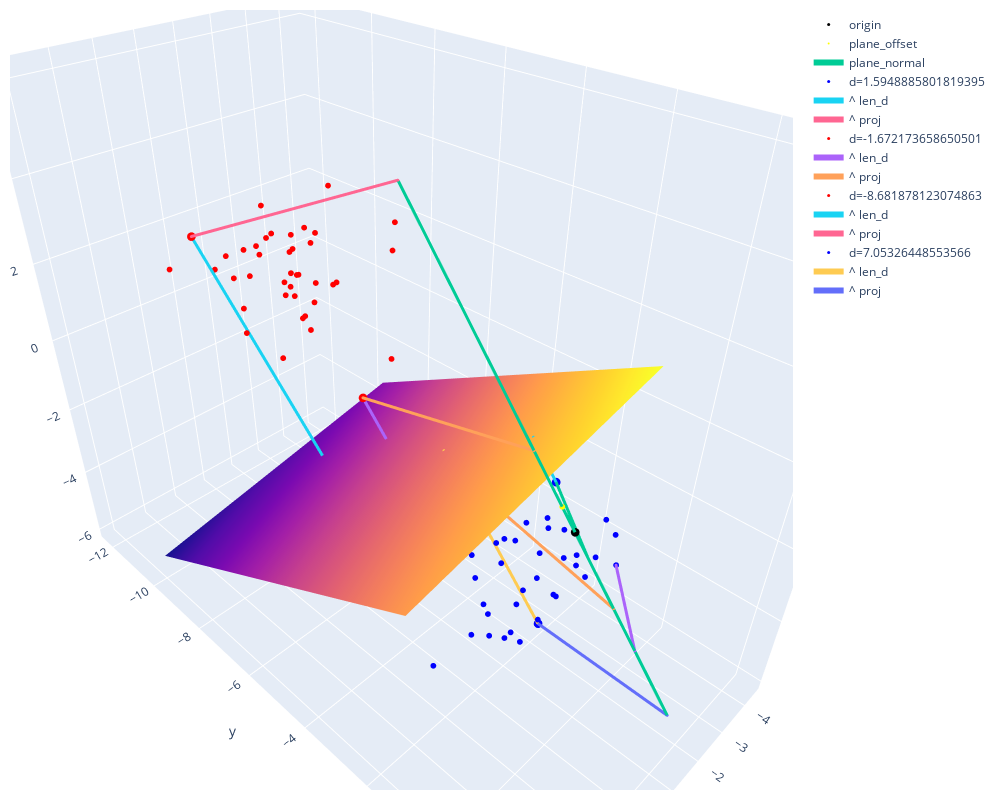

Source (notebook cell):
### Code cell
with ThreeDFigure() as fig: #trafo, back_trafo, swap_axes="xz"
    plane_offset = decision_plane.project([0,0,0]) #point where plane == plane.normal (plane doesn't need to go through [0,0,0])
    fig.add_markers([0,0,0], size=3, name="origin") #coordinate center
    fig.add_markers(plane_offset, name="plane_offset", color="yellow")
    fig.add_line(plane_offset+decision_plane.normal*minneg, plane_offset+decision_plane.normal*maxpos, name="plane_normal") 
    for point, side in zip(X, y):
        if trafo(point)[0] in [minneg, maxneg, minpos, maxpos]:
            fig.add_markers(point, color="blue" if side else "red", name="d="+str(trafo(point)[0]), size=3)
            fig.add_line(point, back_trafo([0, trafo(point)[1], trafo(point)[2]]), name="^ len_d",)            
            fig.add_line(point, ortho_projection_affine(point, decision_plane.normal), name="^ proj")
        else:
            fig.add_markers(point, color="blue" if side else "red", name=str(trafo(point)[0]), showlegend=False)
    xx, yy = make_meshgrid(minx=minx, miny=miny, maxx=maxx, maxy=maxy, margin=0.1)
    fig.add_surface(xx, yy, decision_plane.z) #decision hyperplane
    fig.add_sample_projections(X, decision_plane.normal, n_samples=3, showlegend=False)

### Figure 1 — Plotly figure (JSON) as saved in the notebook; plotly's stock layout.template omitted (floating-point values rounded to 4 significant figures; data arrays with more than 128 entries replaced by an {"elided": "..."} marker saying what was removed)
{"data": [{"marker": {"color": "black", "line": {"width": 0}, "size": 3}, "mode": "markers", "name": "origin", "type": "scatter3d", "x": [0], "y": [0], "z": [0]}, {"marker": {"color": "yellow", "line": {"width": 0}, "size": 2}, "mode": "markers", "name": "plane_offset", "type": "scatter3d", "x": [0.1046], "y": [-0.2674], "z": [0.5043]}, {"line": {"width": 6}, "marker": {"size": 1}, "name": "plane_normal", "type": "scatter3d", "x": [1.254, -0.8294], "y": [-3.208, 2.121], "z": [6.049, -4.0]}, {"marker": {"color": "blue", "line": {"width": 0}, "size": 2}, "mode": "markers", "name": "4.520114883720968", "showlegend": false, "type": "scatter3d", "x": [0.04201], "y": [-1.29], "z": [-3.848]}, {"marker": {"color": "blue", "line": {"width": 0}, "size": 3}, "mode": "markers", "name": "d=1.5948885801819395", "type": "scatter3d", "x": [-2.134], "y": [-1.905], "z": [-1.249]}, {"line": {"width": 6}, "marker": {"size": 1}, "name": "^ len_d", "type": "scatter3d", "x": [-2.134, -1.923], "y": [-1.905, -2.445], "z": [-1.249, -0.2301]}, {"line": {"width": 6}, "marker": {"size": 1}, "name": "^ proj", "type": "scatter3d", "x": [-2.134, -0.1066], "y": [-1.905, 0.2727], "z": [-1.249, -0.5142]}, {"marker": {"color": "blue", "line": {"width": 0}, "size": 2}, "mode": "markers", "name": "3.7301484911727187", "showlegend": false, "type": "scatter3d", "x": [-2.644], "y": [-2.291], "z": [-3.153]}, {"marker": {"color": "red", "line": {"width": 0}, "size": 2}, "mode": "markers", "name": "-5.746006988493775", "showlegend": false, "type": "scatter3d", "x": [-1.84], "y": [-10.38], "z": [0.4023]}, {"marker": {"color": "red", "line": {"width": 0}, "size": 2}, "mode": "markers", "name": "-5.607492308123175", "showlegend": false, "type": "scatter3d", "x": [-1.616], "y": [-8.87], "z": [1.041]}, {"marker": {"color": "blue", "line": {"width": 0}, "size": 2}, "mode": "markers", "name": "2.466238743675937", "showlegend": false, "type": "scatter3d", "x": [-1.608], "y": [-2.186], "z": [-2.244]}, {"marker": {"color": "blue", "line": {"width": 0}, "size": 2}, "mode": "markers", "name": "3.8377485681363708", "showlegend": false, "type": "scatter3d", "x": [-1.723], "y": [-0.8964], "z": [-2.696]}, {"marker": {"color": "red", "line": {"width": 0}, "size": 2}, "mode": "markers", "name": "-3.8077704693270342", "showlegend": false, "type": "scatter3d", "x": [-0.7717], "y": [-9.265], "z": [-0.8654]}, {"marker": {"color": "blue", "line": {"width": 0}, "size": 2}, "mode": "markers", "name": "3.6738384889315974", "showlegend": false, "type": "scatter3d", "x": [-0.6713], "y": [-0.6319], "z": [-2.635]}, {"marker": {"color": "blue", "line": {"width": 0}, "size": 2}, "mode": "markers", "name": "3.4461085535950455", "showlegend": false, "type": "scatter3d", "x": [-1.598], "y": [-1.752], "z": [-2.844]}, {"marker": {"color": "red", "line": {"width": 0}, "size": 2}, "mode": "markers", "name": "-7.271666188253219", "showlegend": false, "type": "scatter3d", "x": [-1.876], "y": [-9.501], "z": [2.168]}, {"marker": {"color": "red", "line": {"width": 0}, "size": 2}, "mode": "markers", "name": "-6.020527403032154", "showlegend": false, "type": "scatter3d", "x": [1.305], "y": [-7.646], "z": [1.434]}, {"marker": {"color": "blue", "line": {"width": 0}, "size": 2}, "mode": "markers", "name": "3.40328499127193", "showlegend": false, "type": "scatter3d", "x": [-0.5587], "y": [-2.654], "z": [-3.502]}, {"marker": {"color": "blue", "line": {"width": 0}, "size": 2}, "mode": "markers", "name": "3.4984063132244936", "showlegend": false, "type": "scatter3d", "x": [-0.5371], "y": [-1.351], "z": [-2.896]}, {"marker": {"color": "blue", "line": {"width": 0}, "size": 2}, "mode": "markers", "name": "5.3995250260365015", "showlegend": false, "type": "scatter3d", "x": [-2.428], "y": [-2.3], "z": [-4.615]}, {"marker": {"color": "red", "line": {"width": 0}, "size": 2}, "mode": "markers", "name": "-8.158249044266393", "showlegend": false, "type": "scatter3d", "x": [-2.189], "y": [-8.93], "z": [3.285]}, {"marker": {"color": "red", "line": {"width": 0}, "size": 2}, "mode": "markers", "name": "-7.365037799061335", "showlegend": false, "type": "scatter3d", "x": [-1.239], "y": [-10.6], "z": [1.532]}, {"marker": {"color": "red", "line": {"width": 0}, "size": 3}, "mode": "markers", "name": "d=-1.672173658650501", "type": "scatter3d", "x": [-1.549], "y": [-7.25], "z": [-1.442]}, {"line": {"width": 6}, "marker": {"size": 1}, "name": "^ len_d", "type": "scatter3d", "x": [-1.549, -1.771], "y": [-7.25, -6.684], "z": [-1.442, -2.509]}, {"line": {"width": 6}, "marker": {"size": 1}, "name": "^ proj", "type": "scatter3d", "x": [-1.549, 0.326], "y": [-7.25, -0.8337], "z": [-1.442, 1.572]}, {"marker": {"color": "blue", "line": {"width": 0}, "size": 2}, "mode": "markers", "name": "3.191879320949031", "showlegend": false, "type": "scatter3d", "x": [-1.658], "y": [-2.469], "z": [-2.997]}, {"marker": {"color": "red", "line": {"width": 0}, "size": 2}, "mode": "markers", "name": "-5.669575638253049", "showlegend": false, "type": "scatter3d", "x": [-0.7772], "y": [-10.73], "z": [-0.0647]}, {"marker": {"color": "blue", "line": {"width": 0}, "size": 2}, "mode": "markers", "name": "3.958669718050279", "showlegend": false, "type": "scatter3d", "x": [-0.2077], "y": [-0.6905], "z": [-3.003]}, {"marker": {"color": "red", "line": {"width": 0}, "size": 2}, "mode": "markers", "name": "-2.4473865495797464", "showlegend": false, "type": "scatter3d", "x": [-2.209], "y": [-6.931], "z": [-0.4799]}, {"marker": {"color": "red", "line": {"width": 0}, "size": 2}, "mode": "markers", "name": "-6.941045759933376", "showlegend": false, "type": "scatter3d", "x": [-2.109], "y": [-9.394], "z": [1.994]}, {"marker": {"color": "blue", "line": {"width": 0}, "size": 2}, "mode": "markers", "name": "4.784689805566597", "showlegend": false, "type": "scatter3d", "x": [-0.318], "y": [-1.401], "z": [-4.056]}, {"marker": {"color": "blue", "line": {"width": 0}, "size": 2}, "mode": "markers", "name": "3.3011286811211873", "showlegend": false, "type": "scatter3d", "x": [-1.762], "y": [-2.847], "z": [-3.268]}, {"marker": {"color": "red", "line": {"width": 0}, "size": 2}, "mode": "markers", "name": "-5.949796276013884", "showlegend": false, "type": "scatter3d", "x": [-1.699], "y": [-9.614], "z": [0.9537]}, {"marker": {"color": "red", "line": {"width": 0}, "size": 2}, "mode": "markers", "name": "-7.633541511889574", "showlegend": false, "type": "scatter3d", "x": [-0.8996], "y": [-9.699], "z": [2.167]}, {"marker": {"color": "red", "line": {"width": 0}, "size": 3}, "mode": "markers", "name": "d=-8.681878123074863", "type": "scatter3d", "x": [0.1266], "y": [-11.22], "z": [2.034]}, {"line": {"width": 6}, "marker": {"size": 1}, "name": "^ len_d", "type": "scatter3d", "x": [0.1266, -1.023], "y": [-11.22, -8.279], "z": [2.034, -3.51]}, {"line": {"width": 6}, "marker": {"size": 1}, "name": "^ proj", "type": "scatter3d", "x": [0.1266, 1.254], "y": [-11.22, -3.208], "z": [2.034, 6.049]}, {"marker": {"color": "blue", "line": {"width": 0}, "size": 2}, "mode": "markers", "name": "3.921151454246934", "showlegend": false, "type": "scatter3d", "x": [-3.279], "y": [-1.228], "z": [-2.619]}, {"marker": {"color": "red", "line": {"width": 0}, "size": 2}, "mode": "markers", "name": "-7.602513543783251", "showlegend": false, "type": "scatter3d", "x": [-0.5448], "y": [-10.13], "z": [1.836]}, {"marker": {"color": "red", "line": {"width": 0}, "size": 2}, "mode": "markers", "name": "-5.821540734294297", "showlegend": false, "type": "scatter3d", "x": [-1.999], "y": [-10.06], "z": [0.6682]}, {"marker": {"color": "blue", "line": {"width": 0}, "size": 2}, "mode": "markers", "name": "4.245400161301274", "showlegend": false, "type": "scatter3d", "x": [-0.692], "y": [-1.589], "z": [-3.622]}, {"marker": {"color": "blue", "line": {"width": 0}, "size": 2}, "mode": "markers", "name": "5.022144865027489", "showlegend": false, "type": "scatter3d", "x": [-0.2605], "y": [-1.922], "z": [-4.544]}, {"marker": {"color": "blue", "line": {"width": 0}, "size": 2}, "mode": "markers", "name": "2.3569405177764247", "showlegend": false, "type": "scatter3d", "x": [-1.72], "y": [-1.741], "z": [-1.892]}, {"marker": {"color": "blue", "line": {"width": 0}, "size": 2}, "mode": "markers", "name": "2.0016263494059543", "showlegend": false, "type": "scatter3d", "x": [-0.5416], "y": [-2.586], "z": [-2.284]}, {"marker": {"color": "blue", "line": {"width": 0}, "size": 2}, "mode": "markers", "name": "5.15491041119471", "showlegend": false, "type": "scatter3d", "x": [-3.144], "y": [-1.262], "z": [-3.709]}, {"marker": {"color": "blue", "line": {"width": 0}, "size": 2}, "mode": "markers", "name": "1.8056313164779711", "showlegend": false, "type": "scatter3d", "x": [1.986], "y": [-0.6218], "z": [-1.601]}, {"marker": {"color": "red", "line": {"width": 0}, "size": 2}, "mode": "markers", "name": "-6.668849146982611", "showlegend": false, "type": "scatter3d", "x": [-0.7782], "y": [-10.33], "z": [0.9933]}, {"marker": {"color": "blue", "line": {"width": 0}, "size": 2}, "mode": "markers", "name": "4.968484481852238", "showlegend": false, "type": "scatter3d", "x": [-2.354], "y": [-1.001], "z": [-3.577]}, {"marker": {"color": "blue", "line": {"width": 0}, "size": 2}, "mode": "markers", "name": "2.688786721768477", "showlegend": false, "type": "scatter3d", "x": [0.5324], "y": [-3.307], "z": [-3.47]}, {"marker": {"color": "blue", "line": {"width": 0}, "size": 2}, "mode": "markers", "name": "5.755647459807685", "showlegend": false, "type": "scatter3d", "x": [-0.7956], "y": [-1.466], "z": [-4.812]}, {"marker": {"color": "red", "line": {"width": 0}, "size": 2}, "mode": "markers", "name": "-7.372852476574748", "showlegend": false, "type": "scatter3d", "x": [-1.958], "y": [-10.92], "z": [1.518]}, {"marker": {"color": "red", "line": {"width": 0}, "size": 2}, "mode": "markers", "name": "-4.57058330449036", "showlegend": false, "type": "scatter3d", "x": [-0.8466], "y": [-8.203], "z": [0.3586]}, {"marker": {"color": "red", "line": {"width": 0}, "size": 2}, "mode": "markers", "name": "-7.430451578462039", "showlegend": false, "type": "scatter3d", "x": [-0.9541], "y": [-11.52], "z": [1.04]}, {"marker": {"color": "red", "line": {"width": 0}, "size": 2}, "mode": "markers", "name": "-7.419509790003496", "showlegend": false, "type": "scatter3d", "x": [-1.167], "y": [-9.111], "z": [2.353]}, {"marker": {"color": "red", "line": {"width": 0}, "size": 2}, "mode": "markers", "name": "-5.3274300819040725", "showlegend": false, "type": "scatter3d", "x": [-1.619], "y": [-9.718], "z": [0.3556]}, {"marker": {"color": "blue", "line": {"width": 0}, "size": 2}, "mode": "markers", "name": "1.8169224904766033", "showlegend": false, "type": "scatter3d", "x": [2.815], "y": [-0.7715], "z": [-1.862]}, {"marker": {"color": "red", "line": {"width": 0}, "size": 2}, "mode": "markers", "name": "-6.434921637677169", "showlegend": false, "type": "scatter3d", "x": [-2.468], "y": [-10.9], "z": [0.8398]}, {"marker": {"color": "blue", "line": {"width": 0}, "size": 2}, "mode": "markers", "name": "3.270813135080593", "showlegend": false, "type": "scatter3d", "x": [-2.611], "y": [-3.618], "z": [-3.476]}, {"marker": {"color": "blue", "line": {"width": 0}, "size": 2}, "mode": "markers", "name": "4.721306065100253", "showlegend": false, "type": "scatter3d", "x": [-2.632], "y": [-0.4599], "z": [-3.023]}, {"marker": {"color": "blue", "line": {"width": 0}, "size": 2}, "mode": "markers", "name": "1.9402909055398267", "showlegend": false, "type": "scatter3d", "x": [-0.2737], "y": [-3.075], "z": [-2.547]}, {"marker": {"color": "red", "line": {"width": 0}, "size": 2}, "mode": "markers", "name": "-7.11221720721271", "showlegend": false, "type": "scatter3d", "x": [-0.8563], "y": [-8.682], "z": [2.256]}, {"marker": {"color": "blue", "line": {"width": 0}, "size": 2}, "mode": "markers", "name": "3.1372827704479316", "showlegend": false, "type": "scatter3d", "x": [0.5109], "y": [-1.412], "z": [-2.84]}, {"marker": {"color": "blue", "line": {"width": 0}, "size": 2}, "mode": "markers", "name": "4.509937431960705", "showlegend": false, "type": "scatter3d", "x": [-3.363], "y": [-0.9825], "z": [-2.97]}, {"marker": {"color": "red", "line": {"width": 0}, "size": 2}, "mode": "markers", "name": "-5.169995378829167", "showlegend": false, "type": "scatter3d", "x": [-3.624], "y": [-8.32], "z": [1.379]}, {"marker": {"color": "red", "line": {"width": 0}, "size": 2}, "mode": "markers", "name": "-5.996427696427292", "showlegend": false, "type": "scatter3d", "x": [-0.8982], "y": [-8.915], "z": [1.197]}, {"marker": {"color": "red", "line": {"width": 0}, "size": 2}, "mode": "markers", "name": "-8.402302302497862", "showlegend": false, "type": "scatter3d", "x": [-1.684], "y": [-10.87], "z": [2.36]}, {"marker": {"color": "blue", "line": {"width": 0}, "size": 2}, "mode": "markers", "name": "1.614970698459076", "showlegend": false, "type": "scatter3d", "x": [-0.1757], "y": [-1.867], "z": [-1.651]}, {"marker": {"color": "red", "line": {"width": 0}, "size": 2}, "mode": "markers", "name": "-7.237911920774648", "showlegend": false, "type": "scatter3d", "x": [-0.585], "y": [-11.51], "z": [0.8038]}, {"marker": {"color": "red", "line": {"width": 0}, "size": 2}, "mode": "markers", "name": "-5.112219002468646", "showlegend": false, "type": "scatter3d", "x": [-2.302], "y": [-9.049], "z": [0.6697]}, {"marker": {"color": "red", "line": {"width": 0}, "size": 2}, "mode": "markers", "name": "-7.019646536628469", "showlegend": false, "type": "scatter3d", "x": [-0.06222], "y": [-9.943], "z": [1.344]}, {"marker": {"color": "blue", "line": {"width": 0}, "size": 2}, "mode": "markers", "name": "3.7689937568288605", "showlegend": false, "type": "scatter3d", "x": [-0.7792], "y": [-0.7632], "z": [-2.763]}, {"marker": {"color": "blue", "line": {"width": 0}, "size": 2}, "mode": "markers", "name": "2.333813186301867", "showlegend": false, "type": "scatter3d", "x": [-1.741], "y": [-2.848], "z": [-2.455]}, {"marker": {"color": "blue", "line": {"width": 0}, "size": 2}, "mode": "markers", "name": "3.7905659161469756", "showlegend": false, "type": "scatter3d", "x": [-1.847], "y": [-1.293], "z": [-2.841]}, {"marker": {"color": "red", "line": {"width": 0}, "size": 2}, "mode": "markers", "name": "-4.581943437871044", "showlegend": false, "type": "scatter3d", "x": [-1.662], "y": [-9.415], "z": [-0.1055]}, {"marker": {"color": "blue", "line": {"width": 0}, "size": 2}, "mode": "markers", "name": "5.07074617016956", "showlegend": false, "type": "scatter3d", "x": [-3.058], "y": [-1.707], "z": [-3.891]}, {"marker": {"color": "red", "line": {"width": 0}, "size": 2}, "mode": "markers", "name": "-4.647962586446605", "showlegend": false, "type": "scatter3d", "x": [-1.437], "y": [-9.225], "z": [0.004471]}, {"marker": {"color": "red", "line": {"width": 0}, "size": 2}, "mode": "markers", "name": "-7.96440112074908", "showlegend": false, "type": "scatter3d", "x": [0.3044], "y": [-12.14], "z": [0.9018]}, {"marker": {"color": "red", "line": {"width": 0}, "size": 2}, "mode": "markers", "name": "-6.208342993642032", "showlegend": false, "type": "scatter3d", "x": [-3.148], "y": [-7.75], "z": [2.461]}, {"marker": {"color": "red", "line": {"width": 0}, "size": 2}, "mode": "markers", "name": "-4.789045963606067", "showlegend": false, "type": "scatter3d", "x": [-2.028], "y": [-9.472], "z": [0.1151]}, {"marker": {"color": "red", "line": {"width": 0}, "size": 2}, "mode": "markers", "name": "-5.107441598886145", "showlegend": false, "type": "scatter3d", "x": [-2.413], "y": [-9.048], "z": [0.6892]}, {"marker": {"color": "red", "line": {"width": 0}, "size": 2}, "mode": "markers", "name": "-5.446750271871261", "showlegend": false, "type": "scatter3d", "x": [-1.556], "y": [-9.998], "z": [0.2947]}, {"marker": {"color": "blue", "line": {"width": 0}, "size": 2}, "mode": "markers", "name": "3.4884849258218207", "showlegend": false, "type": "scatter3d", "x": [-1.172], "y": [-2.439], "z": [-3.333]}, {"marker": {"color": "blue", "line": {"width": 0}, "size": 2}, "mode": "markers", "name": "5.675259841682281", "showlegend": false, "type": "scatter3d", "x": [-1.545], "y": [-3.139], "z": [-5.476]}, {"marker": {"color": "red", "line": {"width": 0}, "size": 2}, "mode": "markers", "name": "-6.956337443860355", "showlegend": false, "type": "scatter3d", "x": [-1.357], "y": [-8.657], "z": [2.241]}, {"marker": {"color": "red", "line": {"width": 0}, "size": 2}, "mode": "markers", "name": "-6.070488177089525", "showlegend": false, "type": "scatter3d", "x": [-1.661], "y": [-9.857], "z": [0.9188]}, {"marker": {"color": "red", "line": {"width": 0}, "size": 2}, "mode": "markers", "name": "-7.25769032894931", "showlegend": false, "type": "scatter3d", "x": [-0.7377], "y": [-9.795], "z": [1.764]}, {"marker": {"color": "blue", "line": {"width": 0}, "size": 2}, "mode": "markers", "name": "3.840398175035528", "showlegend": false, "type": "scatter3d", "x": [-2.747], "y": [-1.931], "z": [-3.034]}, {"marker": {"color": "blue", "line": {"width": 0}, "size": 2}, "mode": "markers", "name": "2.440374304818515", "showlegend": false, "type": "scatter3d", "x": [-0.424], "y": [-2.68], "z": [-2.729]}, {"marker": {"color": "blue", "line": {"width": 0}, "size": 3}, "mode": "markers", "name": "d=7.05326448553566", "type": "scatter3d", "x": [-2.317], "y": [-2.041], "z": [-5.899]}, {"line": {"width": 6}, "marker": {"size": 1}, "name": "^ len_d", "type": "scatter3d", "x": [-2.317, -1.383], "y": [-2.041, -4.429], "z": [-5.899, -1.394]}, {"line": {"width": 6}, "marker": {"size": 1}, "name": "^ proj", "type": "scatter3d", "x": [-2.317, -0.8294], "y": [-2.041, 2.121], "z": [-5.899, -4.0]}, {"showlegend": false, "showscale": false, "type": "surface", "x": {"elided": "30x30 float values"}, "y": {"elided": "30x30 float values"}, "z": {"elided": "30x30 float values"}}, {"line": {"width": 6}, "marker": {"size": 1}, "showlegend": false, "type": "scatter3d", "x": [-2.134, -0.1066], "y": [-1.905, 0.2727], "z": [-1.249, -0.5142]}, {"line": {"width": 6}, "marker": {"size": 1}, "showlegend": false, "type": "scatter3d", "x": [-2.632, -0.5206], "y": [-0.4599, 1.331], "z": [-3.023, -2.511]}, {"line": {"width": 6}, "marker": {"size": 1}, "showlegend": false, "type": "scatter3d", "x": [-2.611, -0.3285], "y": [-3.618, 0.8403], "z": [-3.476, -1.585]}], "layout": {"autosize": true, "height": 800, "margin": {"b": 10, "l": 10, "pad": 4, "r": 10, "t": 10}, "paper_bgcolor": "White", "scene": {"aspectmode": "data", "aspectratio": {"x": 0.695, "y": 1.311, "z": 1.098}, "camera": {"eye": {"x": 1, "y": 1, "z": 1}}}, "width": 1000}}
